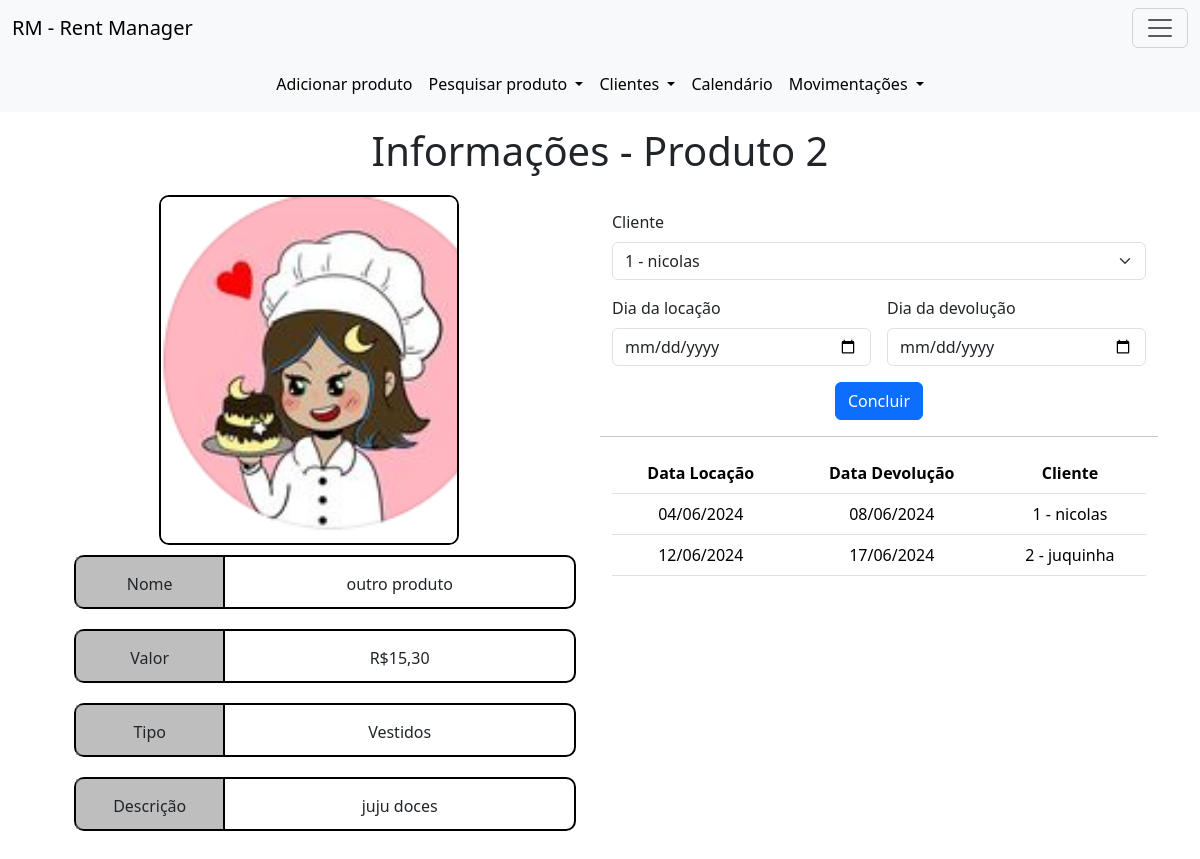
Screenshot of /produtos/produto2/info with the database file from the repository.
### models.py (models this page shows)
class Produtos(database.Model, UserMixin):
    id = database.Column(database.Integer, primary_key=True)
    imagem = database.Column(database.String, default='default.png')
    tipo = database.Column(database.String, nullable=False) # multipla escolha
    tamanho = database.Column(database.String, nullable=False) #multipla escolha
    nome = database.Column(database.String, nullable=False, unique=True)
    valor = database.Column(database.String, nullable=False)
    descricao = database.Column(database.Text, nullable=False)
    p_aluguel = database.relationship('Alugueis', backref='produtos', lazy=True)

class Alugueis(database.Model, UserMixin):
    id = database.Column(database.Integer, primary_key=True)
    locacao = database.Column(database.String, nullable=False)
    devolucao = database.Column(database.String, nullable=False)
    id_cliente = database.Column(database.Integer, database.ForeignKey('clientes.id'), nullable=False)
    id_produto = database.Column(database.Integer, database.ForeignKey('produtos.id'), nullable=False)

### routes.py (the view, shortened to what this page needs)
@app.route('/produtos/produto<id_produto>/info', methods=['GET', 'POST'])
def info_produto(id_produto):
    form_Alugar = FormAlugar()
    form_Alugar.cliente.choices = [(f'{client.id} - {client.nome}') for client in Clientes.query.all()]
    produto = Produtos.query.filter_by(id=id_produto).first()
    def formatarData(data):
        data_f = data.strftime('%d/%m/%Y')
        return data_f
    alugueis_produto = Alugueis.query.filter_by(id_produto=id_produto).all()
    return render_template('produtos-info.html', produto=produto, alugueis_produto=alugueis_produto, form=form_Alugar)

### forms.py
class FormAlugar(FlaskForm):
    locacao = DateField('Dia da locação', format='%Y-%m-%d', validators=[DataRequired()])
    devolucao = DateField('Dia da devolução', format='%Y-%m-%d', validators=[DataRequired()])
    cliente = SelectField('Cliente', choices=[], validators=[DataRequired()])
    concluir = SubmitField('Concluir')

### templates/produtos-info.html (shortened to what this page needs)
{% extends 'base.html' %}
{% block head %}
    <link rel="stylesheet" href="../static/css/info-produto.css">
{% endblock %}
{% block body %}
    <div class="container" style="margin-top: 15px;">
        <h1 style="text-align: center; margin-bottom: 20px;">Informações - Produto {{ produto.id }}</h1>
        <div class="row align-items-start" id="painel">
            <div class="col row align-items-center" id="coluna1">
                <div style="margin-bottom: 10px; text-align: center;">
                    <img src="{{ url_for('static', filename='upload_img/{}'.format(produto.imagem)) }}"
                     style="height: 350px; width: 300px; border-radius: 10px; object-fit: cover; border: 2px solid black;">
                </div>
                <div>
                    <ul style="list-style: none; text-align: center;">
                        <li style="display: flex; align-items: center; margin-bottom: 20px; border: 2px solid black; border-radius: 10px;">
                            <div class="label-info" style="height: 50px;width: 30%; border-right: 2px solid black; padding: 15px; background-color: rgba(128, 128, 128, 0.511);">
                                <p>Nome</p>
                            </div>
                            <div class="info" style="height: 50px;width: 70%; padding: 15px;">
                                <p>{{ produto.nome }}</p>
                            </div>
                        </li>
                        <li style="display: flex; align-items: center; margin-bottom: 20px; border: 2px solid black; border-radius: 10px;">
                            <div class="label-info" style="height: 50px;width: 30%; border-right: 2px solid black; padding: 15px; background-color: rgba(128, 128, 128, 0.511);">
                                <p>Valor</p>
                            </div>
                            <div class="info" style="height: 50px;width: 70%; padding: 15px;">
                                <p>{{ produto.valor }}</p>
                            </div>
                        </li>
                        <li style="display: flex; align-items: center; margin-bottom: 20px; border: 2px solid black; border-radius: 10px;">
                            <div class="label-info" style="height: 50px;width: 30%; border-right: 2px solid black; padding: 15px; background-color: rgba(128, 128, 128, 0.511);">
                                <p>Tipo</p>
                            </div>
                            <div class="info" style="height: 50px;width: 70%; padding: 15px;">
                                <p>{{ produto.tipo }}</p>
                            </div>
                        </li>
                        <li style="display: flex; align-items: center; border: 2px solid black; border-radius: 10px;">
                            <div class="label-info" style="height: 50px;width: 30%; border-right: 2px solid black; padding: 15px; background-color: rgba(128, 128, 128, 0.511);">
                                <p>Descrição</p>
                            </div>
                            <div class="info" style="height: 50px;width: 70%; padding: 15px;">
                                <p>{{ produto.descricao}}</p>
                            </div>
                        </li>
                    </ul>
                </div>
            </div>
            <div class="col" id="coluna2">
                <div class="container" style="margin-top: 15px;">
                    <form method="POST" enctype="multipart/form-data" class="row g-3">
                        <div class="col-md-12">
                            {{ form.cliente.label(class="form-label") }}
                            {{ form.cliente(class="form-select") }}
                        </div>
                        <div class="col-md-6">
                            {{ form.locacao.label(class="form-label") }}
                            {{ form.locacao(class="form-control") }}
                        </div>
                        <div class="col-md-6">
                            {{ form.devolucao.label(class="form-label") }}
                            {{ form.devolucao(class="form-control") }}
                        </div>
                        <div class="col-12" style="text-align: center;">
                            {{ form.concluir(class="btn btn-primary") }}
                        </div>
                    </form>
                </div>
                <hr>
                <div class="container">
                    <table class="table table-hover" style="text-align: center;">
                        <thead>
                          <tr>
                            <th scope="col">Data Locação</th>
                            <th scope="col">Data Devolução</th>
                            <th scope="col">Cliente</th>
                          </tr>
                        </thead>
                        <tbody>
                            {% for aluguel in alugueis_produto %}
                            <tr>
                                <td>{{ aluguel.locacao }}</td>
                                <td>{{ aluguel.devolucao }}</td>
                                <td>{{ aluguel.id_cliente }}</td>
                            </tr>
                            {% endfor %}
                        </tbody>
                    </table>
                </div>
            </div>
        </div>
        </div>
{% endblock %}

### static/css/info-produto.css (style rules this page uses)
div > div > div > div > ul > li { border: 2px solid black; }

### rows the page displays
Produtos: id "2", imagem (picture), nome "outro produto", valor "R$15,30", tipo "Vestidos", descricao "juju doces"
Alugueis: locacao "04/06/2024", devolucao "08/06/2024", id_cliente "1 - nicolas"
Alugueis: locacao "12/06/2024", devolucao "17/06/2024", id_cliente "2 - juquinha"
